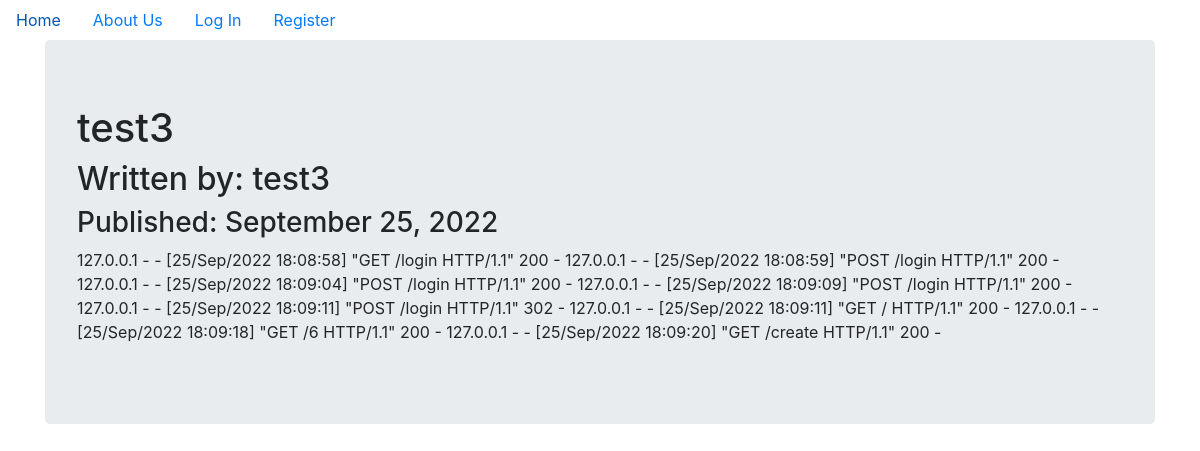
/7, run on the app's committed database.
### puppycompanyblog/models.py (models this page shows, shortened)
class BlogPost(db.Model):
    users = db.relationship(User)
    id = db.Column(db.Integer, primary_key=True)
    user_id = db.Column(db.Integer, db.ForeignKey('users.id'), nullable=False)
    date = db.Column(db.DateTime, nullable=False, default=datetime.utcnow)
    title = db.Column(db.String(140), nullable=False)
    text = db.Column(db.Text, nullable=False)

class User(db.Model, UserMixin):
    __tablename__ = 'users'
    id = db.Column(db.Integer, primary_key = True)
    profile_image = db.Column(db.String(20), nullable=False, default='default_profile.png')
    email = db.Column(db.String(64), unique=True, index=True)
    username = db.Column(db.String(64), unique=True, index=True)
    password_hash = db.Column(db.String(128))
    posts = db.relationship('BlogPost', backref='author', lazy=True)

### puppycompanyblog/users/views.py (the view)
@users.route("/<username>")
def user_posts(username):
    page = request.args.get('page', 1, type=int)
    user = User.query.filter_by(username=username).first_or_404()
    blog_posts = BlogPost.query.filter_by(author=user).order_by(BlogPost.date.desc()).paginate(page=page, per_page=5)
    return render_template('user_blog_posts.html', blog_posts=blog_posts, user=user)

### puppycompanyblog/blog_posts/views.py (called while the page is built)
@blog_posts.route('/<int:blog_post_id>')
def blog_post(blog_post_id):
    blog_post = BlogPost.query.get_or_404(blog_post_id)
    return render_template('blog_post.html',title=blog_post.title,
                            date=blog_post.date,post=blog_post
    )

### puppycompanyblog/templates/blog_post.html (shortened to what this page needs)
{% extends "base.html" %}
{% block content %}
<div class="jumbotron">
  <h1>{{ post.title }}</h1>
  <h2>Written by: {{post.author.username}}</h2>
  <h3>Published: {{ post.date.strftime('%B %d, %Y') }}</h3>
  <p>{{post.text}}</p>
</div>
{% endblock content %}

### data on the page
BlogPost: title "test3", date "September 25, 2022", text "127.0.0.1 - - [25/Sep/2022 18:08:58] \"GET /login HTTP/1.1\" 200 - 127.0.0.1 - - [25/Sep/2022 18:08:59] \"POST /login HTTP/1.1\" 200 - 127.0.0.1 - - [25/Sep/2022 18:09:04] \"POST /login HTTP/1.1\" 200 - 127.0.0.1 - - [25/Sep/2022 18:09:09] \"POST /login HTTP/1.1\" 200 - 127.0.0.1 - - [25/Sep/2022 18:09:11] \"POST /login HTTP/1.1\" 302 - 127.0.0.1 - - [25/Sep/2022 18:09:11] \"GET / HTTP/1.1\" 200 - 127.0.0.1 - - [25/Sep/2022 18:09:18] \"GET /6 HTTP/1.1\" 200 - 127.0.0.1 - - [25/Sep/2022 18:09:20] \"GET /create HTTP/1.1\" 200 -"
User: author.username "test3"
